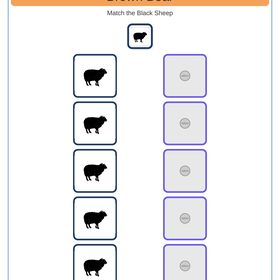
#> input picture production/marketing/brown_bear/matching/thumbnails/brown_bear_matching_level1_color_thumbnail_280x280.png, 280 x 280 px
$ python -i generate_pinterest_pins.py   (imports and definitions only)
#> lines starting #> are read from the running program, lines starting #| are printed output that depends on the picture
#> further down, picture is the input picture: PIL image 280x280 RGB; mean R, G, B 240.2, 239.2, 241
import argparse
import os
import re
from dataclasses import dataclass
from pathlib import Path

from PIL import Image, ImageDraw, ImageFont


PIN_W = 1000
PIN_H = 1500

PURPLE = (112, 50, 255)
NAVY = (12, 35, 64)
TEAL = (0, 160, 170)
WHITE = (255, 255, 255)
BLACK = (0, 0, 0)
YELLOW = (255, 214, 92)


@dataclass
class PinSpec:
    level: int
    src_path: Path
    out_path: Path
    headline: str
    subhead: str
    badges: list[str]
    accent: tuple[int, int, int] | None = None


# [35 lines left out: functions _try_load_font, _fit_into, not called in this run]


def _mean_color(img: Image.Image) -> tuple[int, int, int]:
    img = img.convert("RGB")
    # Downsample to reduce cost.
    small = img.resize((64, 64), Image.Resampling.BILINEAR)
    pixels = list(small.getdata())
    r = sum(p[0] for p in pixels) / len(pixels)
    g = sum(p[1] for p in pixels) / len(pixels)
    b = sum(p[2] for p in pixels) / len(pixels)
    return (int(r), int(g), int(b))


def sample_level_accent(src_img: Image.Image) -> tuple[int, int, int]:
    """Sample a representative 'level color' from the source thumbnail.

    The Canva thumbnails have a strong background/header color at the top.
    We sample a small top-corner region to avoid most text.
    """

    img = src_img.convert("RGB")
    w, h = img.size
#> w = 280; h = 280
    # Sample a top-left patch that is usually mostly background.
    x0 = int(w * 0.02)
#> x0 = 5
    y0 = int(h * 0.02)
#> y0 = 5
    x1 = int(w * 0.18)
#> x1 = 50
    y1 = int(h * 0.14)
#> y1 = 39
    patch = img.crop((x0, y0, x1, y1))
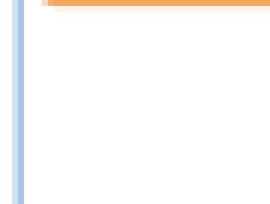
#> patch: PIL image 45x34 RGB (shown 6 times larger); mean R, G, B 251.6, 250.6, 249.8
    return _mean_color(patch)
#> in _mean_color, `small = img.resize((64, 64), Image.Resampling.BILINEAR)`:
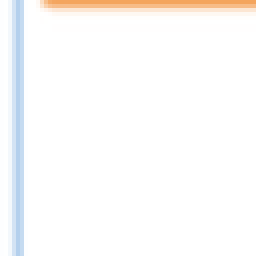
#> small: PIL image 64x64 RGB (shown 4 times larger); mean R, G, B 251.7, 250.6, 249.9
#> in _mean_color, `pixels = list(small.getdata())`: pixels = 4096 items, first 6: (253, 254, 255), (254, 255, 255), (243, 248, 252), (211, 227, 244), (180, 208, 237), (197, 219, 241)
#> in _mean_color, `r = sum(p[0] for p in pixels) / len(pixels)`: r = 251.7
#> in _mean_color, `g = sum(p[1] for p in pixels) / len(pixels)`: g = 250.6
#> in _mean_color, `b = sum(p[2] for p in pixels) / len(pixels)`: b = 249.9


# [14 lines left out: function _white_to_transparent, not called in this run]


def _text_size(draw: ImageDraw.ImageDraw, text: str, font: ImageFont.ImageFont) -> tuple[int, int]:
    bbox = draw.textbbox((0, 0), text, font=font)
    return bbox[2] - bbox[0], bbox[3] - bbox[1]


# [247 lines left out: functions _draw_centered, render_pin, render_pin_with_frame, discover_canva_level_thumbs, discover_frame_pngs, _safe_slug and 1 more, not called in this run]


# [2 lines not run here, left out]

>>> from PIL import Image
>>> picture = Image.open('../marketing/brown_bear/matching/thumbnails/brown_bear_matching_level1_color_thumbnail_280x280.png')
>>> result = sample_level_accent(picture)
#> result = (251, 250, 249)
